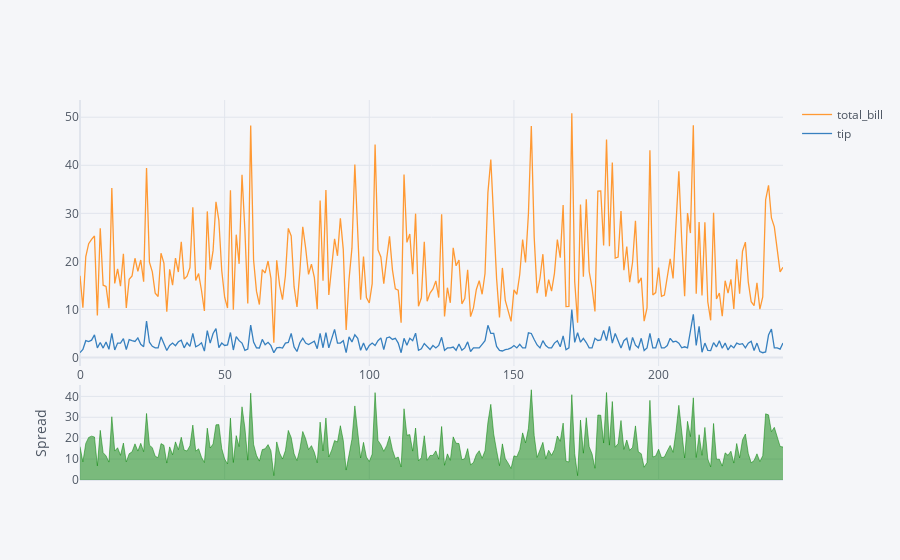

Source (notebook cell):
### Markdown cell above
Функции графика, созданного методом iplot:

    получение в интерактивном режиме значения признака в отдельных точках;
    регулирование отображения конкретных признаков (отключение и включение данных признаков без изменения кода);
    увеличение фрагмента графика;
    сохранение полученного графика в формате png напрямую из jupyter notebook.

Как и при работе с методом plot в библиотеке Pandas, при изменении параметров метода iplot можно изменять тип и другие
особенности диаграммы. Plotly позволяет создавать новые виды графиков. Например, этот тип графика позволяет не только
показать на одной координатной плоскости сумму чека и размер чаевых для каждого заказа, но и демонстрирует, как
изменяется разность между этими двумя суммами для разных заказов:

### Code cell
df[['total_bill', 'tip']].iplot(kind = 'spread')

### Figure 1 — Plotly figure (JSON) as saved in the notebook; plotly's stock layout.template omitted (floating-point values rounded to 4 significant figures; data arrays with more than 128 entries replaced by an {"elided": "..."} marker saying what was removed)
{"data": [{"line": {"color": "rgba(255, 153, 51, 1.0)", "dash": "solid", "shape": "linear", "width": 1.3}, "mode": "lines", "name": "total_bill", "text": "", "type": "scatter", "x": {"elided": "244 int values"}, "y": {"elided": "244 float values"}}, {"line": {"color": "rgba(55, 128, 191, 1.0)", "dash": "solid", "shape": "linear", "width": 1.3}, "mode": "lines", "name": "tip", "text": "", "type": "scatter", "x": {"elided": "244 int values"}, "y": {"elided": "244 float values"}}, {"connectgaps": false, "fill": "tozeroy", "line": {"color": "green", "dash": "solid", "shape": "linear", "width": 0.5}, "mode": "lines", "name": "Spread", "showlegend": false, "type": "scatter", "x": {"elided": "244 int values"}, "xaxis": "x2", "y": {"elided": "244 float values"}, "yaxis": "y2"}, {"connectgaps": false, "fill": "tozeroy", "line": {"color": "red", "dash": "solid", "shape": "linear", "width": 0.5}, "mode": "lines", "name": "Spread", "showlegend": false, "type": "scatter", "x": {"elided": "244 int values"}, "xaxis": "x2", "y": {"elided": "244 str values"}, "yaxis": "y2"}], "layout": {"hovermode": "x", "legend": {"bgcolor": "#F5F6F9", "font": {"color": "#4D5663"}}, "paper_bgcolor": "#F5F6F9", "plot_bgcolor": "#F5F6F9", "title": {"font": {"color": "#4D5663"}}, "xaxis": {"gridcolor": "#E1E5ED", "showgrid": true, "tickfont": {"color": "#4D5663"}, "title": {"font": {"color": "#4D5663"}, "text": ""}, "zerolinecolor": "#E1E5ED"}, "xaxis2": {"anchor": "y2", "gridcolor": "#E1E5ED", "showgrid": true, "showticklabels": false, "tickfont": {"color": "#4D5663"}, "title": {"font": {"color": "#4D5663"}, "text": ""}, "zerolinecolor": "#E1E5ED"}, "yaxis": {"domain": [0.3, 1], "gridcolor": "#E1E5ED", "showgrid": true, "tickfont": {"color": "#4D5663"}, "title": {"font": {"color": "#4D5663"}, "text": ""}, "zerolinecolor": "#E1E5ED"}, "yaxis2": {"domain": [0, 0.25], "gridcolor": "#E1E5ED", "showgrid": true, "tickfont": {"color": "#4D5663"}, "title": {"font": {"color": "#4D5663"}, "text": "Spread"}, "zerolinecolor": "#E1E5ED"}}}
